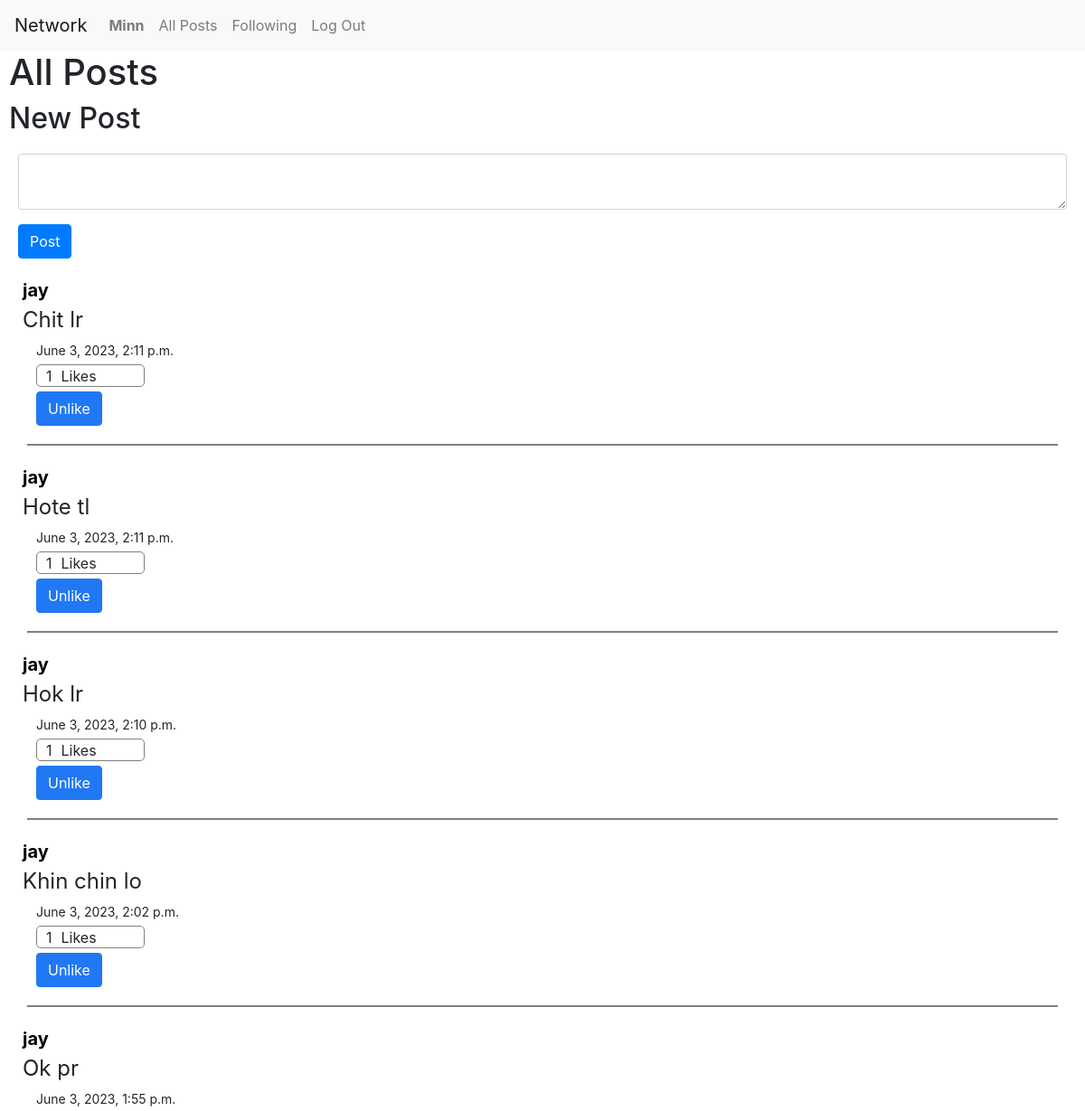
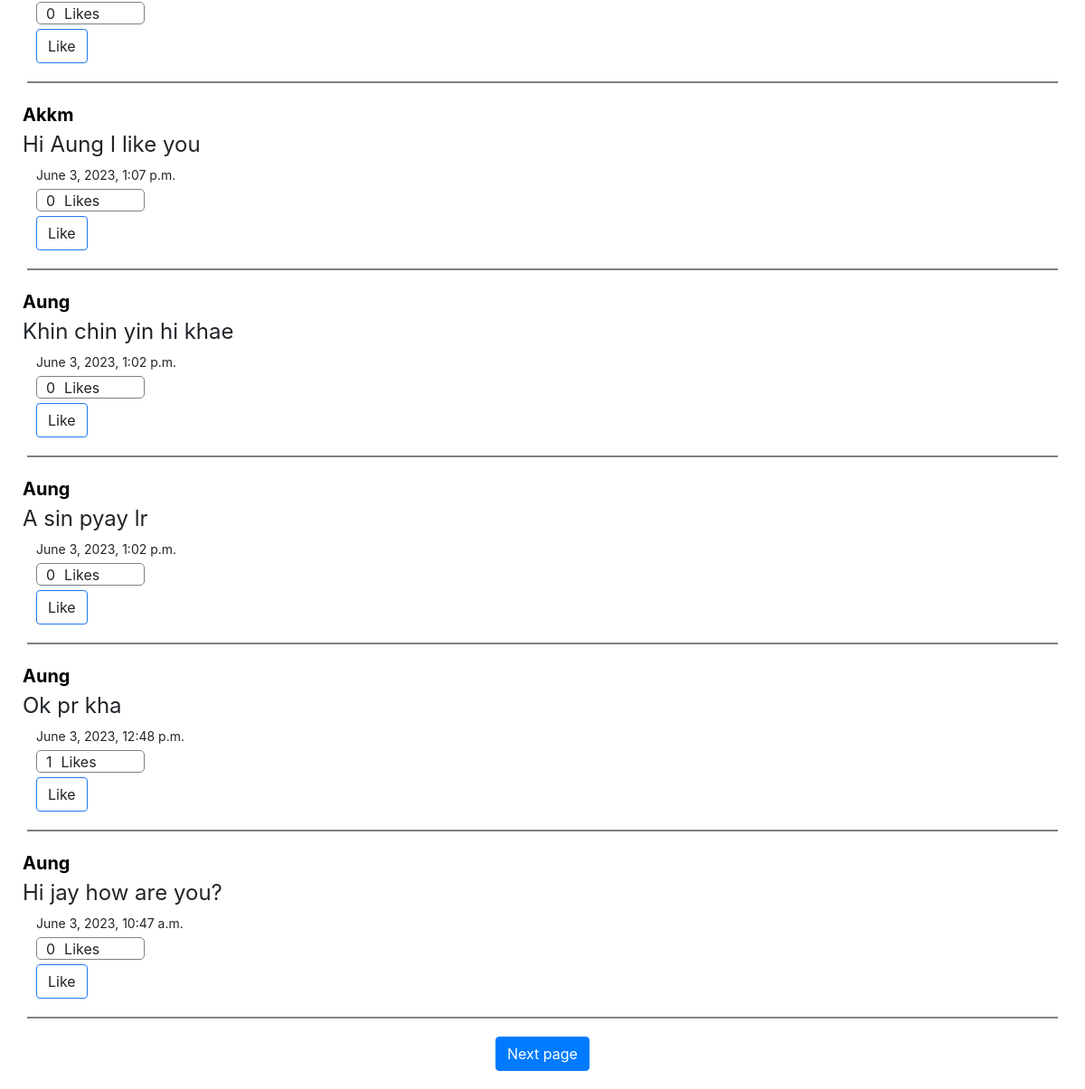
Page / (signed in) on the committed database (2 pictures, top to bottom).
### network/models.py (models this page shows)
class User(AbstractUser):
    pass

class Post(models.Model):
    user = models.ForeignKey("User", on_delete=models.CASCADE, related_name="poster")
    likes = models.ManyToManyField("User", related_name="liked_posts")
    timestamp = models.DateTimeField(auto_now_add=True)
    content = models.TextField(blank=True, null=False)

### network/views.py (the view)
# urls.py: path("", views.index, name="index"),
def index(request):
    allPosts = Post.objects.all().order_by("-timestamp")
    paginator = Paginator(allPosts, 10)
    pageNum = request.GET.get("page")
    pages = paginator.get_page(pageNum)
    return render(request, "network/index.html", {"posts": allPosts, "pages": pages})

### network/templates/network/index.html (shortened to what this page needs)
{% extends "network/layout.html" %}
{% load static %}
{% block body %}
    <h1 style="margin-left: 10px">All Posts</h1>
    {% if user.is_authenticated %}
        <h2 style="margin-left: 10px">New Post</h2>
            <div style="margin: 20px;">
                <form action="{% url 'newpost' %}" method="post">
                    <div class="form-group">
                        <textarea name="newpost" class="form-control" required></textarea>
                    </div>
                    <div class="form-group">
                        <input type="submit" value="Post" class="btn btn-primary">
                    </div>
                </form>
            </div>
    {% endif %}
    <div>
        {% for post in pages %}
            <a style="font-size: 20px; font-weight: bold; color: black; text-decoration: none;" href="{% url 'profile' post.user.id %}"><p style="margin: 0 0 0 25px;"> {{ post.user }} </p></a>
            <div style="display: flex; flex-direction: column">
                <div style="margin: 0px 0 5px 25px; font-size: 24px; font-weight: medium" class="card-text content" id="content{{ post.id }}">{{ post.content }}</div>
                <p style="font-size: 14px; margin: 0px 0 5px 40px"> {{ post.timestamp }} </p>
            </div>
            <div style="border-radius: 5px; display: flex; margin: 0 0 5px 40px; width: 10%; padding-left: 10px; height: 25px; border: 1px solid gray;">
                <div style="margin-right: 10px;" id="likes{{ post.id }}">{{ post.likes.all.count }}</div>
                Likes
            </div>
            {% if user.is_authenticated %}
                <button data-postid="{{ post.id }}" class="btn post-btn like" style="border: 1px solid rgb(32, 120, 244); margin-left: 40px; display: inline-block;">
                    {% if user in post.likes.all %}
                        Unlike
                    {% else %}
                        Like
                    {% endif %}
                </button>
            {% else %}
                <a class="btn like" style="margin-left: 40px; background: white; border: 1px solid rgb(32, 120, 244); color:rgb(32, 120, 244); display: inline-block;" href="{% url 'login' %}">Like</a>
            {% endif %}
            <hr style="border: 1px solid gray; margin: 20px 30px;" >
        {% empty %}
            <p>No posts available</p>
        {% endfor %}
    </div>
    {% if pages.has_next %}
    <div style="width: 100%; display: flex; margin-bottom: 20px; justify-content: center; align-items: center;">
        <a class="btn btn-primary" href="?page={{ pages.next_page_number }}">Next page</a>
    </div>
    {% endif %}
{% endblock %}

### network/templates/network/layout.html (shortened to what this page needs)
{% load static %}
<!DOCTYPE html>
<html lang="en">
    <head>
        <link rel="stylesheet" href="https://stackpath.bootstrapcdn.com/bootstrap/4.4.1/css/bootstrap.min.css">
        <link href="{% static 'network/styles.css' %}" rel="stylesheet">
    </head>
    <body>
        <nav class="navbar navbar-expand-lg navbar-light bg-light">
            <a class="navbar-brand" href="{% url 'index' %}">Network</a>
            <div>
              <ul class="navbar-nav mr-auto">
                {% if user.is_authenticated %}
                    <li class="nav-item">
                        <a class="nav-link" href="{% url 'profile' user.id %}"><strong>{{ user.username }}</strong></a>
                    </li>
                {% endif %}
                <li class="nav-item">
                  <a class="nav-link" href="{% url 'index' %}">All Posts</a>
                </li>
                {% if user.is_authenticated %}
                    <li class="nav-item">
                        <a class="nav-link" href="{% url 'following' %}">Following</a>
                    </li>
                    <li class="nav-item">
                        <a class="nav-link" href="{% url 'logout' %}">Log Out</a>
                    </li>
                {% endif %}
              </ul>
            </div>
          </nav>
        <div class="body">
            {% block body %}
            {% endblock %}
        </div>
    </body>
</html>

### rows in the picture
User: username "Minn"
Post: user "jay", content "Chit lr", timestamp "June 3, 2023, 2:11 p.m.", likes.all.count "1", shows "Unlike"
Post: user "jay", content "Hote tl", timestamp "June 3, 2023, 2:11 p.m.", likes.all.count "1", shows "Unlike"
Post: user "jay", content "Hok lr", timestamp "June 3, 2023, 2:10 p.m.", likes.all.count "1", shows "Unlike"
Post: user "jay", content "Khin chin lo", timestamp "June 3, 2023, 2:02 p.m.", likes.all.count "1", shows "Unlike"
Post: user "jay", content "Ok pr", timestamp "June 3, 2023, 1:55 p.m.", likes.all.count "0", shows "Like"
Post: user "Akkm", content "Hi Aung I like you", timestamp "June 3, 2023, 1:07 p.m.", likes.all.count "0", shows "Like"
Post: user "Aung", content "Khin chin yin hi khae", timestamp "June 3, 2023, 1:02 p.m.", likes.all.count "0", shows "Like"
Post: user "Aung", content "A sin pyay lr", timestamp "June 3, 2023, 1:02 p.m.", likes.all.count "0", shows "Like"
Post: user "Aung", content "Ok pr kha", timestamp "June 3, 2023, 12:48 p.m.", likes.all.count "1", shows "Like"
Post: user "Aung", content "Hi jay how are you?", timestamp "June 3, 2023, 10:47 a.m.", likes.all.count "0", shows "Like"
